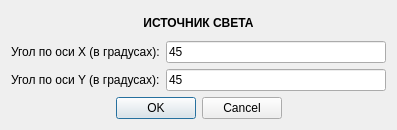
<?xml version="1.0" encoding="UTF-8"?>
<ui version="4.0">
 <class>AddLight</class>
 <widget class="QDialog" name="AddLight">
  <property name="geometry">
   <rect>
    <x>0</x>
    <y>0</y>
    <width>397</width>
    <height>130</height>
   </rect>
  </property>
  <property name="windowTitle">
   <string>Dialog</string>
  </property>
  <layout class="QVBoxLayout" name="verticalLayout_5">
   <item>
    <widget class="QLabel" name="label">
     <property name="font">
      <font>
       <bold>true</bold>
      </font>
     </property>
     <property name="text">
      <string>ИСТОЧНИК СВЕТА</string>
     </property>
     <property name="alignment">
      <set>Qt::AlignCenter</set>
     </property>
    </widget>
   </item>
   <item>
    <layout class="QVBoxLayout" name="verticalLayout_4">
     <item>
      <layout class="QHBoxLayout" name="horizontalLayout">
       <item>
        <widget class="QLabel" name="label_8">
         <property name="text">
          <string>Угол по оси X (в градусах):</string>
         </property>
        </widget>
       </item>
       <item>
        <widget class="QLineEdit" name="XAngleInp">
         <property name="text">
          <string>45</string>
         </property>
        </widget>
       </item>
      </layout>
     </item>
     <item>
      <layout class="QHBoxLayout" name="horizontalLayout_2">
       <item>
        <widget class="QLabel" name="label_9">
         <property name="text">
          <string>Угол по оси Y (в градусах):</string>
         </property>
        </widget>
       </item>
       <item>
        <widget class="QLineEdit" name="YAngleInp">
         <property name="text">
          <string>45</string>
         </property>
        </widget>
       </item>
      </layout>
     </item>
     <item>
      <widget class="QDialogButtonBox" name="buttonBox">
       <property name="orientation">
        <enum>Qt::Horizontal</enum>
       </property>
       <property name="standardButtons">
        <set>QDialogButtonBox::Cancel|QDialogButtonBox::Ok</set>
       </property>
       <property name="centerButtons">
        <bool>true</bool>
       </property>
      </widget>
     </item>
    </layout>
   </item>
  </layout>
 </widget>
 <resources/>
 <connections/>
</ui>
